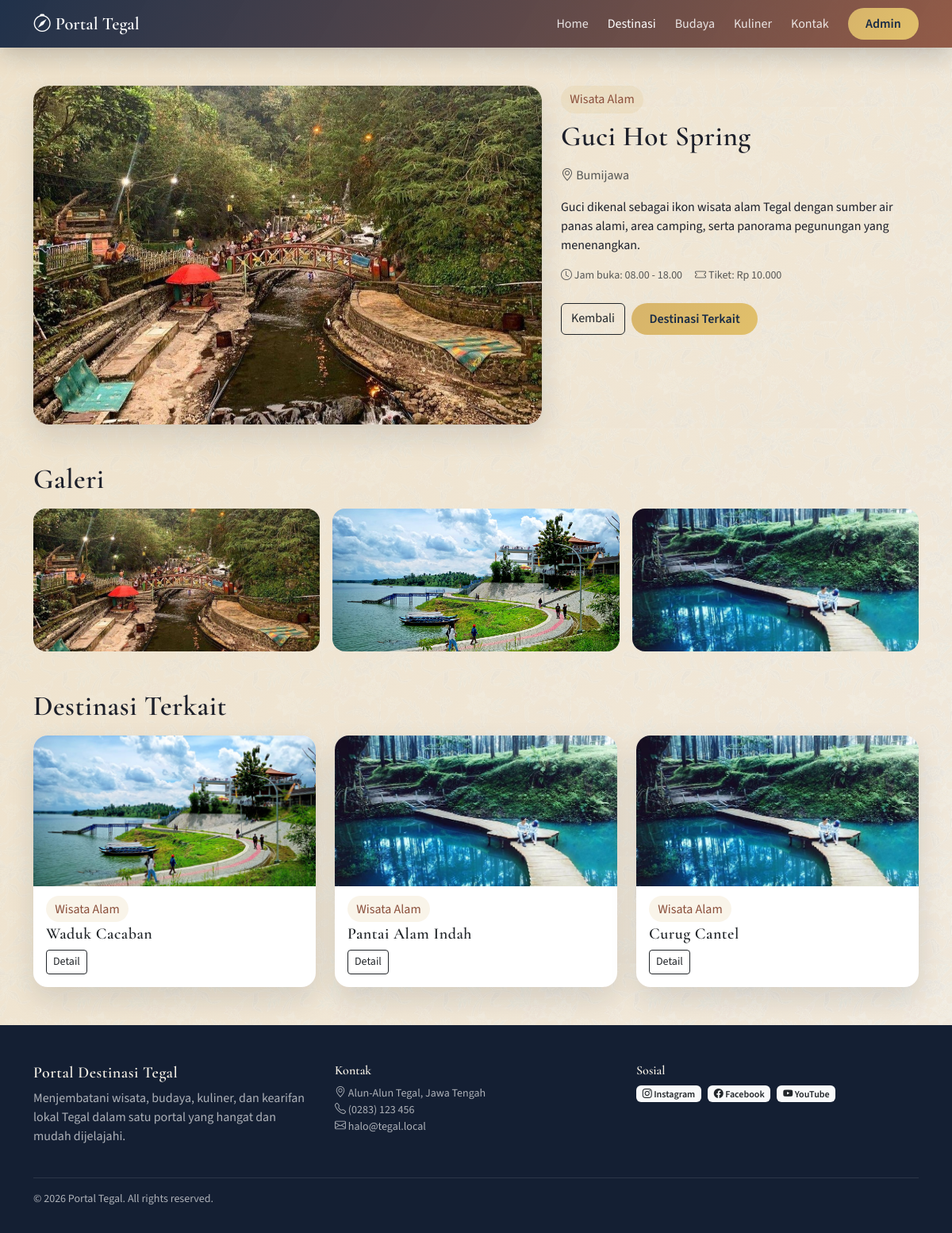
The app's page /index.php?route=destinations/detail&slug=guci-hot-spring with its own data.
### tables this page shows
CREATE TABLE destinations (
  id INT AUTO_INCREMENT PRIMARY KEY,
  category_id INT NOT NULL,
  name VARCHAR(150) NOT NULL,
  slug VARCHAR(180) NOT NULL UNIQUE,
  location VARCHAR(120) NOT NULL,
  short_desc VARCHAR(255) NOT NULL,
  content TEXT NOT NULL,
  thumbnail VARCHAR(255) DEFAULT NULL,
  is_featured TINYINT(1) NOT NULL DEFAULT 0,
  views INT NOT NULL DEFAULT 0,
  created_at DATETIME NOT NULL DEFAULT CURRENT_TIMESTAMP,
  CONSTRAINT fk_dest_category FOREIGN KEY (category_id) REFERENCES categories(id) ON DELETE RESTRICT
);

CREATE TABLE categories (
  id INT AUTO_INCREMENT PRIMARY KEY,
  name VARCHAR(100) NOT NULL,
  slug VARCHAR(120) NOT NULL UNIQUE
);

### app/helpers.php (called while the page is built, shortened)
<?php
function e($value)
{
    return htmlspecialchars((string) $value, ENT_QUOTES, 'UTF-8');
}
function base_url($path = '')
{
    $base = rtrim(BASE_URL, '/');
    return $base . ($path ? '/' . ltrim($path, '/') : '');
}
function route_url($route = '', array $params = [])
{
    $route = trim($route, '/');
    if ($route !== '') {
        $params = array_merge(['route' => $route], $params);
    }
    $query = http_build_query($params);
    $base = base_url('index.php');
    if ($query === '') {
        return $base;
    }
    return $base . '?' . $query;
}
function view($template, array $data = [])
{
    $template = trim($template, '/');
    $path = __DIR__ . '/views/' . $template . '.php';
    extract($data, EXTR_SKIP);
    require $path;
}
function image_url($file, $fallback = 'assets/img/praban-lintang.jpg')
{
    $root = dirname(__DIR__);
    $uploadPath = $root . '/assets/uploads/' . $file;
    $localPath = $root . '/assets/img/' . $file;
    if (is_file($localPath)) {
        return base_url('assets/img/' . $file);
    }
    return base_url($fallback);
}

### app/controllers/DestinationsController.php (called while the page is built, shortened)
<?php
class DestinationsController extends BaseController
{
    public function show()
    {
        $slug = trim($_GET['slug'] ?? '');
        $destinationModel = new DestinationModel($this->pdo);
        $destination = $destinationModel->findBySlug($slug);
        $destinationModel->incrementViews($destination['id']);
        $gallery = $destinationModel->getGallery($destination['id']);
        $related = $destinationModel->related($destination['category_id'], $destination['id'], 3);
        $this->render('destinations/detail', compact('pageTitle', 'destination', 'gallery', 'related'));
    }
}

### index.php (called while the page is built, shortened)
<?php
require_once __DIR__ . '/app/bootstrap.php';
$routes = require __DIR__ . '/app/routes.php';
$route = trim((string) ($_GET['route'] ?? ''), '/');
[$controllerClass, $method] = $routes[$route];
$controller = new $controllerClass();
$controller->$method();

### app/bootstrap.php (called while the page is built, shortened)
<?php
require_once __DIR__ . '/helpers.php';
spl_autoload_register(function ($class) {
    $paths = [
        __DIR__ . '/controllers/' . $class . '.php',
        __DIR__ . '/models/' . $class . '.php',
    ];
    foreach ($paths as $path) {
        if (is_file($path)) {
            return;
        }
    }
});

### app/models/BaseModel.php (called while the page is built, shortened)
<?php
class BaseModel
{
    public function __construct($pdo)
    {
        $this->pdo = $pdo;
    }
}

### app/models/DestinationModel.php (called while the page is built, shortened)
<?php
class DestinationModel extends BaseModel
{
    public function findBySlug($slug)
    {
        $stmt = $this->pdo->prepare('SELECT d.*, c.name AS category_name, c.slug AS category_slug FROM destinations d JOIN categories c ON c.id = d.category_id WHERE d.slug = ? LIMIT 1');
        $stmt->execute([$slug]);
        return $stmt->fetch();
    }
    public function related($categoryId, $excludeId, $limit = 3)
    {
        $stmt = $this->pdo->prepare('SELECT d.*, c.name AS category_name FROM destinations d JOIN categories c ON c.id = d.category_id WHERE d.category_id = ? AND d.id <> ? ORDER BY d.created_at DESC LIMIT ?');
        $stmt->bindValue(1, (int) $categoryId, PDO::PARAM_INT);
        $stmt->bindValue(2, (int) $excludeId, PDO::PARAM_INT);
        $stmt->bindValue(3, (int) $limit, PDO::PARAM_INT);
        $stmt->execute();
        return $stmt->fetchAll();
    }
    public function getGallery($destinationId, $direction = 'ASC')
    {
        $direction = strtoupper($direction) === 'DESC' ? 'DESC' : 'ASC';
        $stmt = $this->pdo->prepare('SELECT file_name FROM destination_images WHERE destination_id = ? ORDER BY id ' . $direction);
        $stmt->execute([(int) $destinationId]);
        return $stmt->fetchAll(PDO::FETCH_COLUMN);
    }
}

### app/views/destinations/detail.php (the view, shortened to what this page needs)
<main class="container my-5">
  <div class="row g-4">
    <div class="col-lg-7">
      <div class="detail-hero">
        <img src="<?php echo e(image_url($destination['thumbnail'])); ?>" class="img-fluid" alt="<?php echo e($destination['name']); ?>">
      </div>
    </div>
    <div class="col-lg-5">
      <span class="badge-category mb-2 d-inline-block"><?php echo e($destination['category_name']); ?></span>
      <h1 class="section-title mb-3"><?php echo e($destination['name']); ?></h1>
      <p class="text-muted"><i class="bi bi-geo-alt"></i> <?php echo e($destination['location']); ?></p>
      <p><?php echo nl2br(e($destination['content'])); ?></p>
      <div class="d-flex flex-wrap gap-3 text-muted small">
        <span><i class="bi bi-clock"></i> Jam buka: 08.00 - 18.00</span>
        <span><i class="bi bi-ticket"></i> Tiket: Rp 10.000</span>
      </div>
      <div class="mt-4 d-flex gap-2">
        <a href="<?php echo e(route_url('destinations')); ?>" class="btn btn-outline-dark">Kembali</a>
        <a href="#related" class="btn btn-cta">Destinasi Terkait</a>
      </div>
    </div>
  </div>
  <section class="mt-5">
    <h3 class="section-title">Galeri</h3>
    <div class="row g-3 gallery-grid">
      <?php foreach ($gallery as $image) : ?>
        <div class="col-md-4">
          <img src="<?php echo e(image_url($image)); ?>" alt="Galeri <?php echo e($destination['name']); ?>">
        </div>
      <?php endforeach; ?>
    </div>
  </section>
  <section id="related" class="mt-5">
    <h3 class="section-title">Destinasi Terkait</h3>
    <div class="row g-4">
      <?php foreach ($related as $item) : ?>
        <div class="col-md-4">
          <div class="card destination-card">
            <img src="<?php echo e(image_url($item['thumbnail'])); ?>" alt="<?php echo e($item['name']); ?>">
            <div class="card-body">
              <span class="badge-category"><?php echo e($item['category_name']); ?></span>
              <h5 class="card-title mt-2"><?php echo e($item['name']); ?></h5>
              <a class="btn btn-sm btn-outline-dark" href="<?php echo e(route_url('destinations/detail', ['slug' => $item['slug']])); ?>">Detail</a>
            </div>
          </div>
        </div>
      <?php endforeach; ?>
    </div>
  </section>
</main>

### assets/css/style.css (style rules this page uses)
:root { --color-primary: #172a45; --color-secondary: #8a4f3b; --color-accent: #d7b46a; --color-neutral: #f2e7d2; --color-sand: #f7f2e9; --color-ink: #1c1f2a; --color-muted: #6c6f77; --shadow-soft: 0 15px 35px rgba(17, 24, 39, 0.12); --radius-lg: 20px; }
body { font-family: "Source Sans 3", "Segoe UI", sans-serif; color: var(--color-ink); background-color: var(--color-neutral); background-image: linear-gradient(120deg, rgba(242, 231, 210, 0.96), rgba(247, 242, 233, 0.94)), url("../img/batik.webp"); background-size: auto, 240px; background-attachment: fixed; }
h1, h2, h3, h4, h5, .section-title { font-family: "Cormorant Garamond", "Times New Roman", serif; letter-spacing: 0.5px; }
a { color: var(--color-primary); text-decoration: none; }
.btn-cta { background: linear-gradient(120deg, var(--color-accent), #e1c06b); color: var(--color-primary); border: none; border-radius: 999px; padding: 0.5rem 1.4rem; font-weight: 600; }
.section-title { font-size: 2.2rem; margin-bottom: 1rem; }
.category-card, .destination-card, .culture-card { border: none; border-radius: 18px; box-shadow: var(--shadow-soft); background: #fff; height: 100%; overflow: hidden; }
.destination-card img, .culture-card img { width: 100%; height: 190px; object-fit: cover; }
.badge-category { background: rgba(215, 180, 106, 0.15); color: var(--color-secondary); border-radius: 999px; padding: 0.35rem 0.7rem; }
.detail-hero { border-radius: var(--radius-lg); overflow: hidden; box-shadow: var(--shadow-soft); }
.gallery-grid img { border-radius: 16px; width: 100%; height: 180px; object-fit: cover; }

### records on screen
destinations: thumbnail (picture), category.name "Wisata Alam", name "Guci Hot Spring", location "Bumijawa", content "Guci dikenal sebagai ikon wisata alam Tegal dengan sumber air panas alami, area camping, serta panorama pegunungan yang menenangkan."
destinations: thumbnail (picture), category.name "Wisata Alam", name "Waduk Cacaban"
destinations: thumbnail (picture), category.name "Wisata Alam", name "Pantai Alam Indah"
destinations: thumbnail (picture), category.name "Wisata Alam", name "Curug Cantel"
